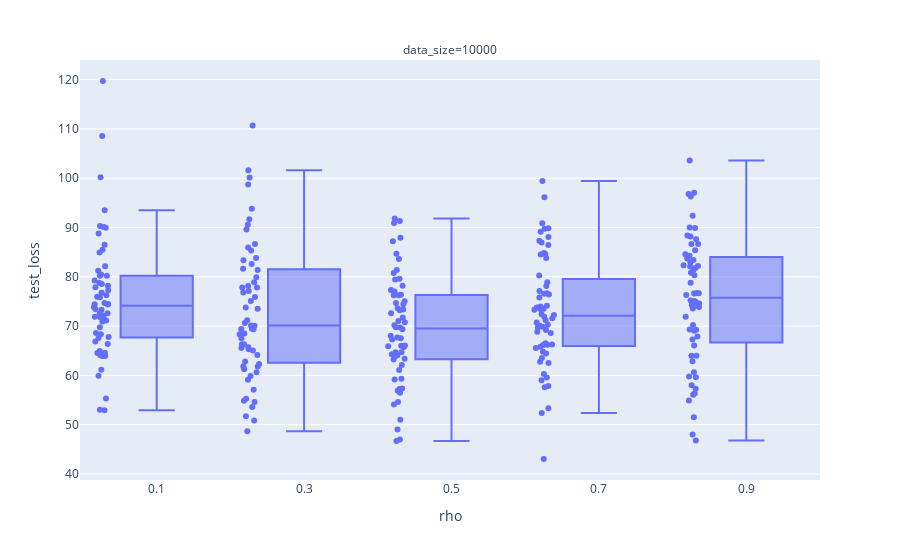

Notebook code cell kept with this figure:
### Code cell
fig = px.box(viz_df, x="rho", y="test_loss", facet_col='data_size', points="all")
fig.show()

### Figure 1 — Plotly figure (JSON) as saved in the notebook; plotly's stock layout.template omitted (floating-point values rounded to 4 significant figures; data arrays with more than 128 entries replaced by an {"elided": "..."} marker saying what was removed)
{"data": [{"alignmentgroup": "True", "boxpoints": "all", "hovertemplate": "data_size=10000<br>rho=%{x}<br>test_loss=%{y}<extra></extra>", "legendgroup": "", "marker": {"color": "#636efa"}, "name": "", "notched": false, "offsetgroup": "", "orientation": "v", "showlegend": false, "type": "box", "x": {"elided": "300 float values"}, "x0": " ", "xaxis": "x", "y": {"elided": "300 float values"}, "y0": " ", "yaxis": "y"}], "layout": {"annotations": [{"font": {}, "showarrow": false, "text": "data_size=10000", "x": 0.5, "xanchor": "center", "xref": "paper", "y": 1, "yanchor": "bottom", "yref": "paper"}], "boxmode": "group", "legend": {"tracegroupgap": 0}, "margin": {"t": 60}, "xaxis": {"anchor": "y", "domain": [0, 1], "title": {"text": "rho"}}, "yaxis": {"anchor": "x", "domain": [0, 1], "title": {"text": "test_loss"}}}}
